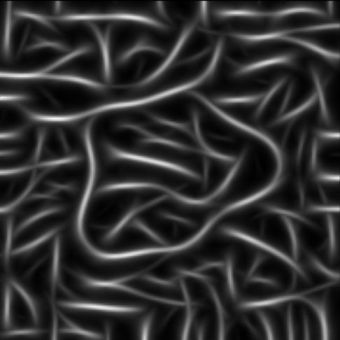

The Python source for this figure:
import sys
import numpy as np
import scipy.ndimage
import matplotlib.pyplot as plt
import matplotlib as mpl
from PIL import Image


def gen_gabor(theta=0, gamma=1, sigma=2, lam=5.6,k=10):
    # Mutch and Lowe, 2006
    theta -= np.pi/2
    x,y = np.meshgrid(np.arange(-k,k),np.arange(-k,k))
    X = x*np.cos(theta) - y*np.sin(theta)
    Y = x*np.sin(theta) + y*np.cos(theta)
    g = np.exp( - (X**2 + (gamma*Y)**2) / (2*sigma**2) ) * np.cos( 2*np.pi*X/lam )

    g -= np.mean(g)  # mean 0
    g /= np.sum(g**2) # energy 1
    return g


def ernst(
    shape=(40,40),
    beta = 0, # orientation
    r0 = 11.6/4,
    sigma_a = .27,  # tolerance to co-circularity; chosen to be optimal from doi:10.1371/journal.pcbi.1002520.g006
    sigma_b = .47,  # curvature; chosen to be optimal from doi:10.1371/journal.pcbi.1002520.g007 assuming a typo in reporting .57
    ):

    x,y=np.meshgrid(np.arange(-shape[0]/2,shape[0]/2),np.arange(-shape[1]/2,shape[1]/2))
#            x, y, beta = ej-ei  # angle between the two elements
    r = np.sqrt(x**2+y**2)
    alpha = np.arctan2(y,x) # angle of a line connecting the two centers

    Ad = np.exp(-r/r0)
    At = np.cosh( -np.cos(beta/2-alpha)/sigma_a**2 + 4*np.cos(beta/2)/sigma_b**2 )+\
         np.cosh( np.cos(beta/2-alpha)/sigma_a**2 + 4*np.cos(beta/2)/sigma_b**2 )

    A = Ad*At

    return A/np.sum(A)


def probmap(edge_map,assoc_field):
    # here the idea is to take the response to an edge at each position
    # and multiply it by association field probabilities
    # then add the resulting posteriors (across positions)
    # and move particles to the highest probability regions
    # Convolution does this trick albeit maybe it's not trivial too see that

    prob_map = scipy.ndimage.convolve(edge_map,assoc_field)# /\
        #scipy.ndimage.correlate(edge_map**2,np.ones(assoc_field.shape))

    return prob_map


im = Image.open('010.png').convert('L')
stim = np.asarray(im)*1.
oris = np.pi/18*np.arange(18)
thres = .002
grid_size = 10

mean = stim
for t in range(5): # loop over time
    print t,
    edge_map = np.zeros((len(oris),)+mean.shape)
    for oi,ori in enumerate(oris):
        gabor = gen_gabor(theta=ori)
        norm = scipy.ndimage.correlate(mean**2,np.ones(gabor.shape))
        edges = scipy.ndimage.correlate(mean,gabor)/np.sqrt(norm)
        edges[edges<thres] = 0
        assoc_field = ernst(beta=-2*ori)
        edges = probmap(edges,assoc_field)
        edge_map[oi] = edges
    mean = np.max(edge_map,0)

plt.imshow(mean,cmap=mpl.cm.gray)
plt.axis('off')
plt.show()
#plt.savefig('metalo_laidai.jpg', dpi=300, format='jpg',
#    bbox_inches='tight', pad_inches=0)



## NOT SURE WHY THIS IS HERE
mean = stim
for t in range(1): # loop over time
    print t,
    edge_map = np.zeros((len(oris),)+mean.shape)
    for oi,ori in enumerate(oris):
        gabor = gen_gabor(theta=ori, sigma=4,lam=11.2)
        norm = scipy.ndimage.correlate(mean**2,np.ones(gabor.shape))
        edges = scipy.ndimage.correlate(mean,gabor)/np.sqrt(norm)
        edges[edges<thres] = 0
        assoc_field = ernst(beta=-2*ori)
        edges = probmap(edges,assoc_field)
        edge_map[oi] = edges
    mean = np.max(edge_map,0)

plt.imshow(mean,cmap=mpl.cm.gray)
plt.show()
